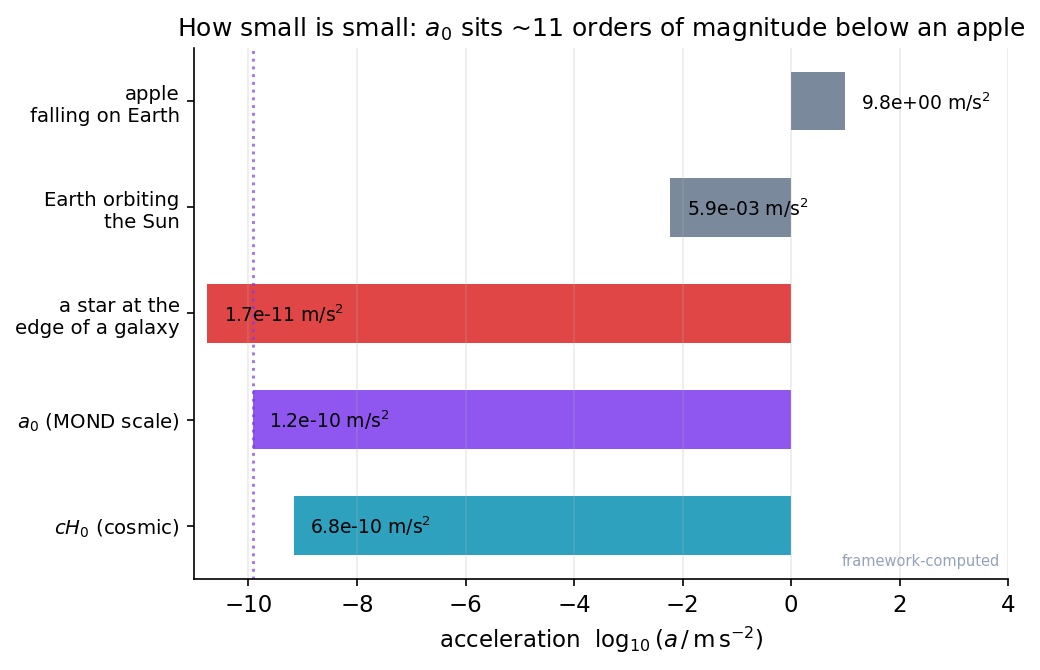

This chart was generated by the following Python code:
import numpy as np, matplotlib
matplotlib.use("Agg")
import matplotlib.pyplot as plt
plt.rcParams.update({"figure.dpi":150,"savefig.dpi":150,"font.size":11,
    "axes.grid":True,"grid.alpha":0.25,"axes.spines.top":False,"axes.spines.right":False,
    "axes.titlesize":12,"figure.facecolor":"white","axes.facecolor":"white"})
C_FW="#7c3aed"; C_NEWTON="#64748b"; C_MOND="#0891b2"; C_DATA="#dc2626"
fig, ax = plt.subplots(figsize=(7,4.6))

# A log ladder of accelerations, all computed from elementary formulas / hardcoded constants.
G=6.674e-11; Msun=1.989e30; AU=1.496e11; c=2.998e8; H0=2.27e-18  # H0 ~ 70 km/s/Mpc in 1/s
g_apple   = 9.8
g_es      = G*Msun/AU**2               # Earth's acceleration toward the Sun
g_pioneer = 8.7e-10                     # (illustrative famous small anomaly)
g_gal     = G*(5e10*Msun)/(20*3.086e19)**2  # outer galaxy field, point-mass approx
a0        = 1.2e-10
cH0       = c*H0

labels = ["apple\nfalling on Earth", "Earth orbiting\nthe Sun",
          "a star at the\nedge of a galaxy", r"$a_0$ (MOND scale)", r"$cH_0$ (cosmic)"]
vals   = [g_apple, g_es, g_gal, a0, cH0]
cols   = [C_NEWTON, C_NEWTON, C_DATA, C_FW, C_MOND]
y = np.arange(len(vals))[::-1]
ax.barh(y, np.log10(vals), color=cols, alpha=0.85, height=0.55)
for yi, v, lab in zip(y, vals, labels):
    ax.text(np.log10(v)+0.3 if v<1 else np.log10(v)+0.3, yi, f"{v:.1e} m/s$^2$",
            va="center", ha="left", fontsize=9)
ax.set_yticks(y); ax.set_yticklabels(labels, fontsize=9.5)
ax.axvline(np.log10(a0), color=C_FW, ls=":", lw=1.4, alpha=0.7)
ax.set_xlim(-11, 4)
ax.set_xlabel(r"acceleration  $\log_{10}(a\,/\,\mathrm{m\,s^{-2}})$")
ax.set_title(r"How small is small: $a_0$ sits ~11 orders of magnitude below an apple")
ax.grid(axis="y", alpha=0)
ax.text(0.99, 0.02, "framework-computed", transform=ax.transAxes,
        ha="right", va="bottom", fontsize=7, color="#94a3b8")
fig.tight_layout(); fig.savefig("ch17_acceleration_ladder.png", bbox_inches="tight"); print("ok")
